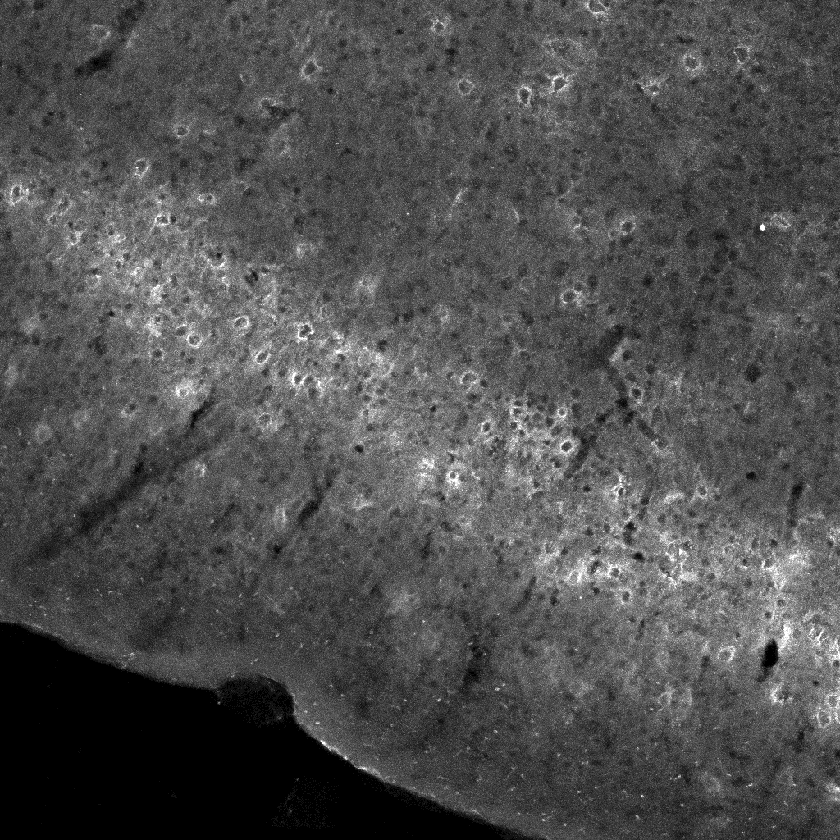
#> input picture images/3MAX_C3-Shank3KO_P16_PV_VVA_GFAP_DAPI_L_SS_1-1_1um.tif, 840 x 840 px, shrunk from 1024 x 1024 before the run
$ python -i brain_analyzer.py   (imports and definitions only)
#> lines starting #> are read from the running program, lines starting #| are printed output that depends on the picture
#> further down, picture is the input picture: shape (840, 840, 3); min 0, max 15, mean 4.63
"""Image analyzer module for brain image processing using OpenCV Hough Circle Transform."""

from dataclasses import dataclass
from pathlib import Path
from typing import List, Optional, Tuple

import cv2
import numpy as np


@dataclass
class CircleDetectionResult:
    """
    Data class to store circle detection results.

    Attributes:
        image_path: Path to the analyzed image
        circles: List of detected circles (x, y, radius)
        circle_count: Number of circles detected
        processing_params: Parameters used for detection
    """

    image_path: str
    circles: List[Tuple[int, int, int]]  # (x, y, radius)
    circle_count: int
    processing_params: dict


class BrainImageAnalyzer:
    """
    Analyzer for detecting circular structures in brain images using Hough Circle Transform.

    This class is designed to identify PV protein development in mice brain images
    by detecting circular patterns that may indicate protein clusters.
    """

    def __init__(
        self,
        dp: float = 1.0,
        min_dist: int = 50,
        param1: int = 50,
        param2: int = 30,
        min_radius: int = 10,
        max_radius: int = 100,
    ):
        """
        Initialize the brain image analyzer with Hough Circle Transform parameters.

        Args:
            dp: Inverse ratio of accumulator resolution to image resolution
            min_dist: Minimum distance between circle centers
            param1: Upper threshold for edge detection (Canny)
            param2: Accumulator threshold for center detection
            min_radius: Minimum circle radius to detect
            max_radius: Maximum circle radius to detect
        """
        self.dp = dp
        self.min_dist = min_dist
        self.param1 = param1
        self.param2 = param2
        self.min_radius = min_radius
        self.max_radius = max_radius

    def preprocess_image(
        self,
        image: np.ndarray,
        gaussian_blur_kernel: int = 9,
        gaussian_sigma: float = 2.0,
    ) -> np.ndarray:
        """
        Preprocess the image for better circle detection.

        Args:
            image: Input image (color or grayscale)
            gaussian_blur_kernel: Kernel size for Gaussian blur (must be odd)
            gaussian_sigma: Standard deviation for Gaussian blur

        Returns:
            Preprocessed grayscale image
        """
#> called with gaussian_blur_kernel = 9, gaussian_sigma = 2
        # Convert to grayscale if needed
        if len(image.shape) == 3:
            gray = cv2.cvtColor(image, cv2.COLOR_BGR2GRAY)
        else:
            gray = image.copy()

        # Apply Gaussian blur to reduce noise
        blurred = cv2.GaussianBlur(
            gray, (gaussian_blur_kernel, gaussian_blur_kernel), gaussian_sigma
        )

        # Apply histogram equalization to improve contrast
        equalized = cv2.equalizeHist(blurred)
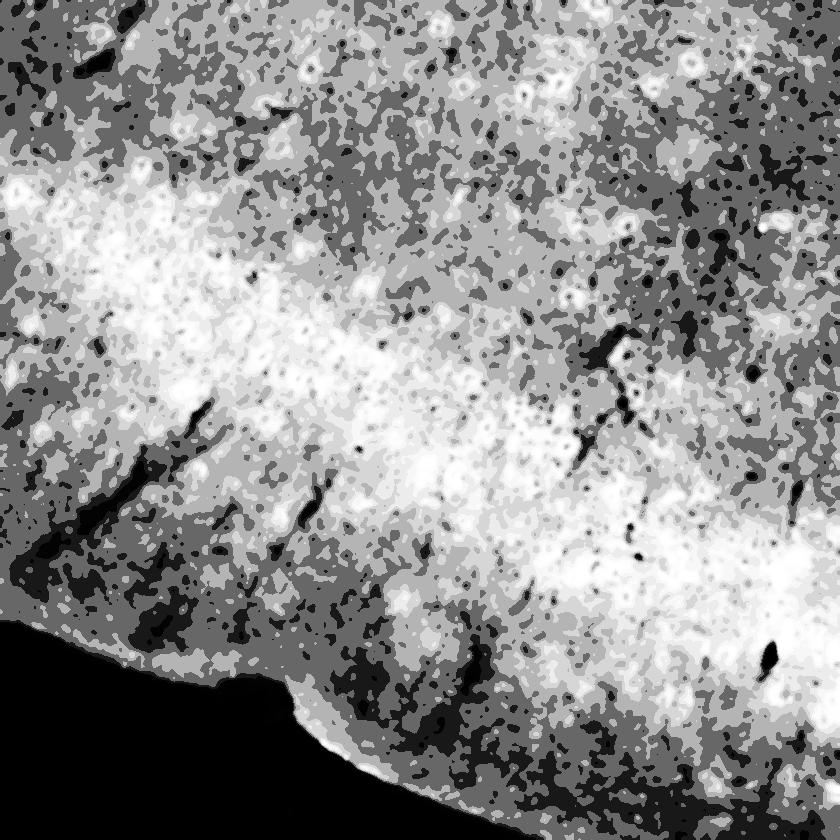
#> equalized: shape (840, 840); min 0, max 255, mean 142.4

        return equalized

    def detect_circles(
        self, image: np.ndarray, preprocess: bool = True
    ) -> Optional[np.ndarray]:
        """
        Detect circles in the image using Hough Circle Transform.

        Args:
            image: Input image
            preprocess: Whether to apply preprocessing

        Returns:
            Array of detected circles (x, y, radius) or None if no circles found
        """
        # Preprocess image if requested
        if preprocess:
            processed_image = self.preprocess_image(image)
        else:
            processed_image = (
                image
                if len(image.shape) == 2
                else cv2.cvtColor(image, cv2.COLOR_BGR2GRAY)
            )

        # Apply Hough Circle Transform
        circles = cv2.HoughCircles(
            processed_image,
            cv2.HOUGH_GRADIENT,
            dp=self.dp,
            minDist=self.min_dist,
            param1=self.param1,
            param2=self.param2,
            minRadius=self.min_radius,
            maxRadius=self.max_radius,
        )
#> circles = 159 rows, first 8: [309.5, 355.5, 99.4], [229.5, 227.5, 99.4], [524.5, 373.5, 99.4], [273.5, 203.5, 99.4], [612.5, 564.5, 99.4], [460.5, 536.5, 95], [223.5, 347.5, 99.4], [168.5, 116.5, 99.4]

        return circles

    # [116 lines left out: functions analyze_image, draw_circles, update_parameters, get_circle_statistics, not called in this run]

>>> import cv2
>>> picture = cv2.imread('../images/3MAX_C3-Shank3KO_P16_PV_VVA_GFAP_DAPI_L_SS_1-1_1um.tif')
>>> result = BrainImageAnalyzer().detect_circles(picture)
#> result has the same summary as circles in detect_circles
